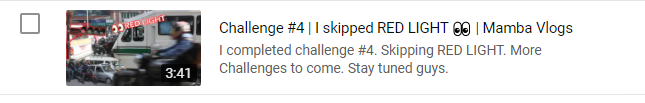
#> input picture Basics/Tesseract Basics/Capture.PNG, 645 x 103 px
$ jupyter execute --allow-errors first_test.ipynb
#> lines starting #> are read from the running program, lines starting #| are printed output that depends on the picture; after the words box and inside, x2 and y2 are one past the last pixel; in counts of white or black regions, pixels touching at a corner belong together
[cell 1]
from PIL import Image
import pytesseract
from pytesseract import Output
import argparse
import cv2
import os
import matplotlib.pyplot as plt

[cell 2]
pytesseract.pytesseract.tesseract_cmd = r'C://Program Files//Tesseract-OCR//tesseract.exe'

os.environ["TESSDATA_PREFIX"] =  "C://Program Files//Tesseract-OCR//tessdata"
custom_config = r'-c preserve_interword_spaces=1'

[cell 3]
image = cv2.imread("Capture.PNG")
#> image is the input picture: shape (103, 645, 3); mean B, G, R 222, 221.8, 222.5
gray = cv2.cvtColor(image, cv2.COLOR_BGR2GRAY)
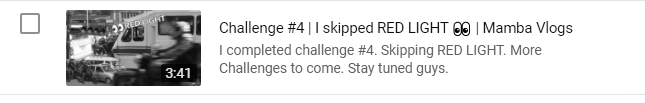
#> gray: shape (103, 645); min 0, max 255, mean 222

[cell 4]
plt.imshow(image)

[cell 5]
plt.imshow(gray)

### With Thresh

[cell 6]
gray_thresh = cv2.threshold(gray, 0, 255, cv2.THRESH_BINARY | cv2.THRESH_OTSU)[1]
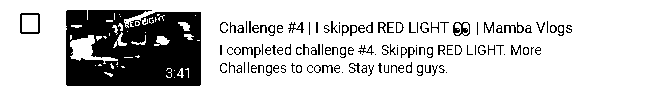
#> gray_thresh: shape (103, 645); 82.2% white; 119 black regions (34 under 20 px), largest, box (x1, y1, x2, y2) and area: (66, 10, 201, 86) 8755, (20, 13, 40, 34) 144, (453, 22, 470, 36) 127
gray_thresh = Image.fromarray(gray_thresh)
plt.imshow(gray_thresh);
